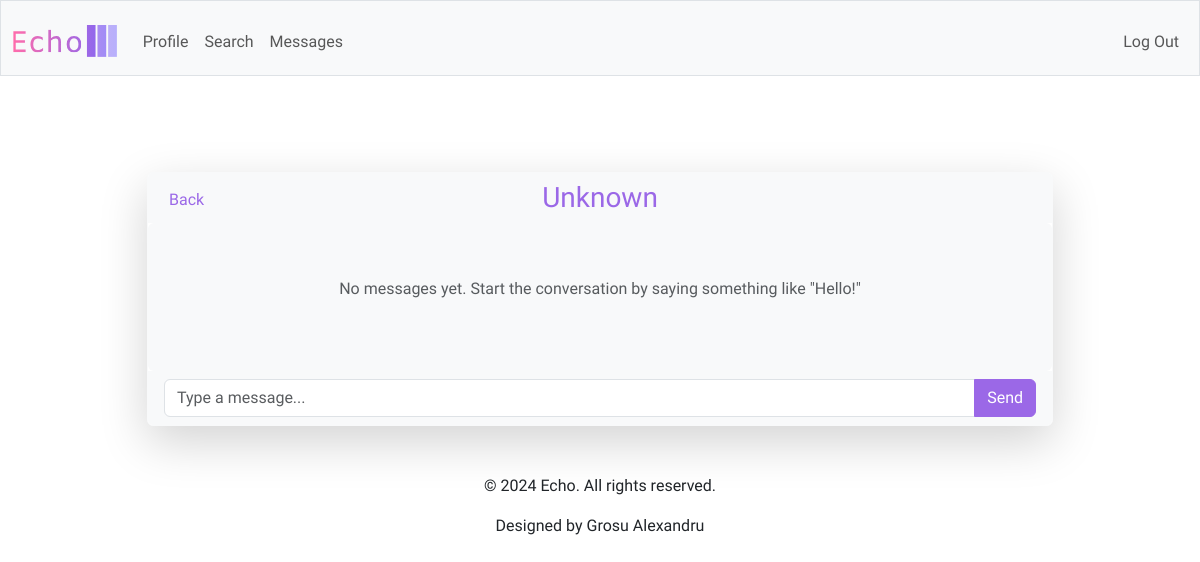
The app's page /messages/5 (signed in), older data.
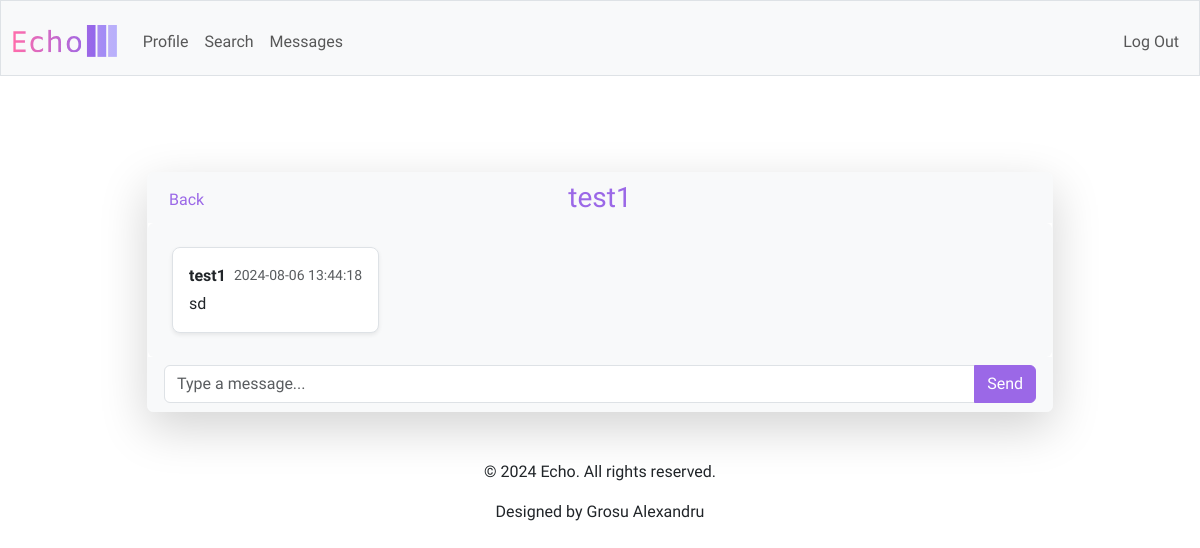
The same page, newer data.
### tables this page shows
CREATE TABLE users (
    id INTEGER PRIMARY KEY AUTOINCREMENT,
    username TEXT UNIQUE NOT NULL,
    password_hash TEXT NOT NULL,
    bio TEXT,
    created_at TIMESTAMP DEFAULT CURRENT_TIMESTAMP
);

CREATE TABLE messages (
    id INTEGER PRIMARY KEY AUTOINCREMENT,
    conversation_id INTEGER NOT NULL,
    sender_id INTEGER NOT NULL,
    content TEXT NOT NULL,
    created_at TIMESTAMP DEFAULT CURRENT_TIMESTAMP,
    FOREIGN KEY (conversation_id) REFERENCES conversations(id),
    FOREIGN KEY (sender_id) REFERENCES users(id)
);

### app.py (the view)
@app.route('/messages/<int:conversation_id>')
@login_required
def conversation(conversation_id):
    user_id = session['user_id']
    messages = db.execute('''
        SELECT m.content, m.created_at, u.username
        FROM messages m
        JOIN users u ON m.sender_id = u.id
        WHERE m.conversation_id = ?
        ORDER BY m.created_at
    ''', conversation_id)
    other_user = db.execute('''
        SELECT u.username
        FROM conversation_participants cp
        JOIN users u ON cp.user_id = u.id
        WHERE cp.conversation_id = ? AND cp.user_id != ?
    ''', conversation_id, user_id)
    other_username = other_user[0]['username'] if other_user else "Unknown"
    return render_template('conversation.html', messages=messages,
                           conversation_id=conversation_id, other_username=other_username)

### app.py (called while the page is built)
@app.after_request
def after_request(response):
    response.headers["Cache-Control"] = "no-cache, no-store, must-revalidate"
    response.headers["Expires"] = 0
    response.headers["Pragma"] = "no-cache"
    return response

### helpers.py (called while the page is built)
def login_required(f):
    @wraps(f)
    def decorated_function(*args, **kwargs):
        if session.get("user_id") is None:
            return redirect("/login")
        return f(*args, **kwargs)
    return decorated_function

### templates/conversation.html (shortened to what this page needs)
{% extends "layout.html" %}
{% block main %}
    <div class="container mt-5">
        <div class="row justify-content-center">
            <div class="col-md-10">
                <div class="card shadow-lg border-light">
                    <div class="card-header d-flex align-items-center bg-light border-bottom-0 position-relative">
                        <a href="{{ url_for('messages') }}" class="btn btn-link text-decoration-none purple position-absolute top-0 start-0 mt-2 ms-2">
                             Back
                        </a>
                        <div class="d-flex justify-content-center w-100">
                            <h3 class="mb-0 purple">
                                <a href="{{ url_for('profile', username=other_username) }}" class="text-decoration-none purple">
                                    {{ other_username }}
                                </a>
                            </h3>
                        </div>
                    </div>
                    <div class="card-body p-4 bg-light rounded" id="messageContainer" style="max-height: 500px; overflow-y: auto;">
                        {% if messages %}
                            <div class="d-flex flex-column gap-3">
                                {% for message in messages %}
                                    {% if message['username'] == session['username'] %}
                                        <div class="d-flex justify-content-end">
                                            <div class="bg-purple text-white p-3 rounded-3 shadow-sm text-break text-start">
                                                <div class="d-flex justify-content-between align-items-center">
                                                    <strong>You</strong>
                                                    <small class="text-muted ms-2">{{ message['created_at'] }}</small>
                                                </div>
                                                <p class="mb-0 mt-1">{{ message['content'] }}</p>
                                            </div>
                                        </div>
                                    {% else %}
                                        <div class="d-flex justify-content-start">
                                            <div class="bg-white border p-3 rounded-3 shadow-sm text-break text-start">
                                                <div class="d-flex justify-content-between align-items-center">
                                                    <strong>{{ message['username'] }}</strong>
                                                    <small class="text-muted ms-2">{{ message['created_at'] }}</small>
                                                </div>
                                                <p class="mb-0 mt-1">{{ message['content'] }}</p>
                                            </div>
                                        </div>
                                    {% endif %}
                                {% endfor %}
                            </div>
                        {% else %}
                            <div class="d-flex justify-content-center align-items-center" style="height: 100px;">
                                <p class="text-center text-muted">No messages yet. Start the conversation by saying something like "Hello!"</p>
                            </div>
                        {% endif %}
                    </div>
                    <div class="card-footer bg-light border-top-0">
                        <form action="{{ url_for('send_message', conversation_id=conversation_id) }}" method="post">
                            <div class="input-group">
                                <input type="text" name="content" autocomplete="off" class="form-control" placeholder="Type a message..." aria-label="Type a message..." aria-describedby="button-addon2" required>
                                <button class="btn btn-primary" type="submit" id="button-addon2">Send</button>
                            </div>
                        </form>
                    </div>
                </div>
            </div>
        </div>
    </div>
{% endblock %}

### templates/layout.html (shortened to what this page needs)
<!DOCTYPE html>
<html lang="en">
    <head>
        <link href="https://cdn.jsdelivr.net/npm/bootstrap@5.3.3/dist/css/bootstrap.min.css" rel="stylesheet">
        <link href="/static/styles.css" rel="stylesheet">
    </head>
    <body>
        <nav class="bg-light border navbar navbar-expand-md navbar-light">
            <div class="container-fluid">
                <a class="navbar-brand" href="/"><img alt="Echo" class="logo-image" src="/static/echo-icons/svg/logo-no-background.svg"></a>
                <div class="collapse navbar-collapse" id="navbar">
                    {% if session["user_id"] %}
                        <ul class="navbar-nav me-auto mt-2">
                            <li class="nav-item"><a class="nav-link" href="/profile">Profile</a></li>
                            <li class="nav-item"><a class="nav-link" href="/search">Search</a></li>
                            <li class="nav-item"><a class="nav-link" href="/messages">Messages</a></li>
                        </ul>
                        <ul class="navbar-nav ms-auto mt-2">
                            <li class="nav-item"><a class="nav-link" href="/logout">Log Out</a></li>
                        </ul>
                    {% else %}
                        <ul class="navbar-nav ms-auto mt-2">
                            <li class="nav-item"><a class="nav-link" href="/register">Register</a></li>
                            <li class="nav-item"><a class="nav-link" href="/login">Log In</a></li>
                        </ul>
                    {% endif %}
                </div>
            </div>
        </nav>
        <main class="container py-5 text-center">
            {% block main %}{% endblock %}
        </main>
        <footer class="text-center">
            <div class="container">
                <p>&copy; 2024 Echo. All rights reserved.</p>
                <p>Designed by Grosu Alexandru</p>
            </div>
        </footer>
    </body>
</html>

### static/styles.css (style rules this page uses)
body { font-family: "Amiko", sans-serif; }
nav .navbar-brand { font-size: xx-large; font-weight: 600; }
.purple { color: #9b68e7; }
.btn-primary, .btn-primary:active:focus { background-color: #9b68e7; border-color: #9b68e7; color: #fff; }
nav .navbar-brand .logo-image { height: 32px; width: auto; }

Row changes from the older to the newer data that the page shows:
added users: username "test1"
added messages: username "test1", created_at "2024-08-06 13:44:18", content "sd"
Text that changed along with them:
{{ other_username }}: "Unknown" → (not shown)
text no longer shown: "No messages yet. Start the conversation by saying something like \"Hello!\""
